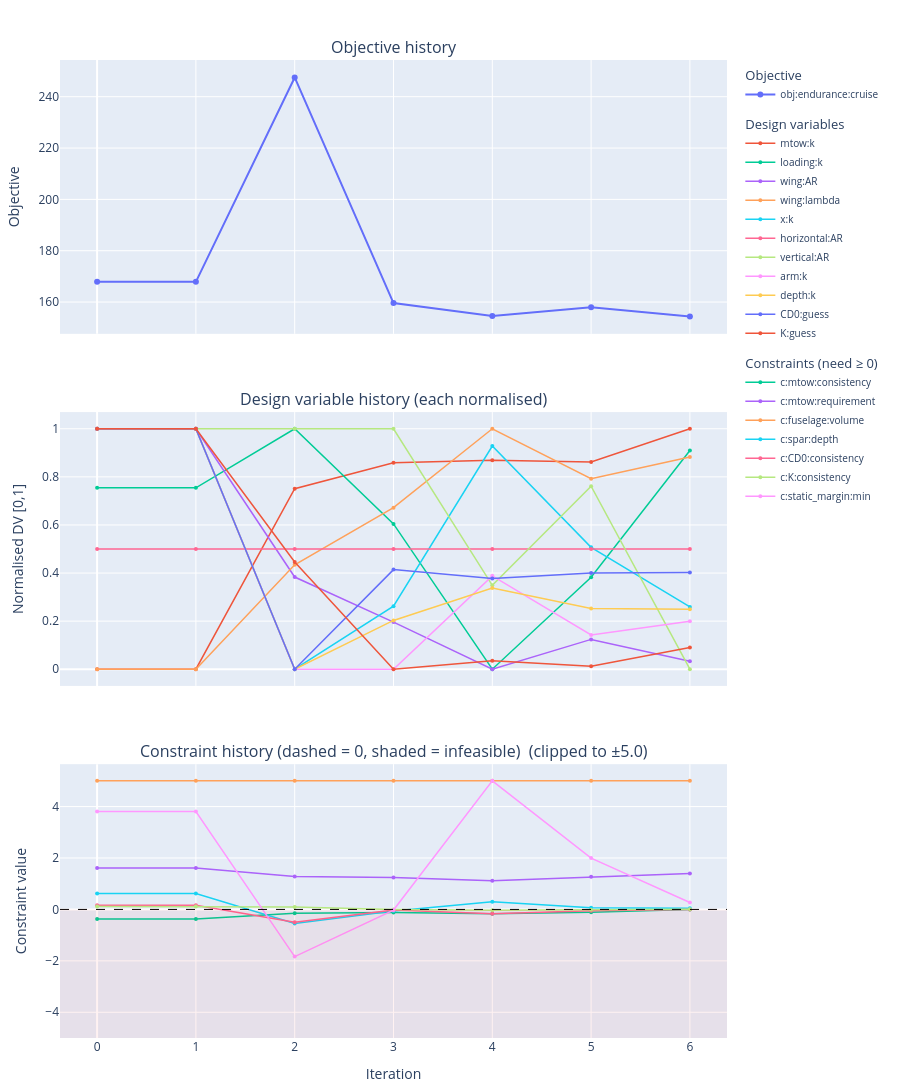

Notebook cell for this chart:
### Code cell
# fig = plot_iteration_log("./workdir/optim_log.csv")
# fig.show()
from fastuav.utils.sql_to_csv import sql_to_csv

df = sql_to_csv(
    "./workdir/optim_log_cases.sql",
    "./workdir/optim_log.csv",
    configuration_file="./data/configurations/fixedwing_mdo_NonPropu_Thin.yaml",
)
df.tail()

from fastuav.utils.optim_iteration_logger import (
    optimize_problem_with_logging,
    plot_iteration_log_interactive,
)

# ... run optimization as before ...

# Interactive version (returns a plotly figure):
fig = plot_iteration_log_interactive("./workdir/optim_log.csv")
fig.show()

### Figure 1 — Plotly figure (JSON) as saved in the notebook; plotly's stock layout.template omitted (floating-point values rounded to 4 significant figures)
{"data": [{"legendgroup": "obj", "legendgrouptitle": {"text": "Objective"}, "marker": {"size": 6}, "mode": "lines+markers", "name": "obj:endurance:cruise", "type": "scatter", "x": [0, 1, 2, 3, 4, 5, 6], "xaxis": "x", "y": [167.9, 167.9, 247.5, 159.6, 154.6, 158.0, 154.4], "yaxis": "y"}, {"hoverinfo": "text", "hovertext": ["mtow:k<br>iter 0: 2.0022", "mtow:k<br>iter 1: 2.0022", "mtow:k<br>iter 2: 3.1072", "mtow:k<br>iter 3: 3.2654", "mtow:k<br>iter 4: 3.2808", "mtow:k<br>iter 5: 3.2711", "mtow:k<br>iter 6: 3.4739"], "legendgroup": "dv", "legendgrouptitle": {"text": "Design variables"}, "line": {"width": 1.5}, "marker": {"size": 4}, "mode": "lines+markers", "name": "mtow:k", "type": "scatter", "x": [0, 1, 2, 3, 4, 5, 6], "xaxis": "x2", "y": [0.0, 0.0, 0.7509, 0.8583, 0.8688, 0.8622, 1.0], "yaxis": "y2"}, {"hoverinfo": "text", "hovertext": ["loading:k<br>iter 0: 0.955", "loading:k<br>iter 1: 0.955", "loading:k<br>iter 2: 1", "loading:k<br>iter 3: 0.92756", "loading:k<br>iter 4: 0.81685", "loading:k<br>iter 5: 0.8869", "loading:k<br>iter 6: 0.9834"], "legendgroup": "dv", "legendgrouptitle": {"text": "Design variables"}, "line": {"width": 1.5}, "marker": {"size": 4}, "mode": "lines+markers", "name": "loading:k", "type": "scatter", "x": [0, 1, 2, 3, 4, 5, 6], "xaxis": "x2", "y": [0.7543, 0.7543, 1.0, 0.6045, 0.0, 0.3825, 0.9094], "yaxis": "y2"}, {"hoverinfo": "text", "hovertext": ["wing:AR<br>iter 0: 8.6", "wing:AR<br>iter 1: 8.6", "wing:AR<br>iter 2: 8.5863", "wing:AR<br>iter 3: 8.5821", "wing:AR<br>iter 4: 8.5778", "wing:AR<br>iter 5: 8.5805", "wing:AR<br>iter 6: 8.5785"], "legendgroup": "dv", "legendgrouptitle": {"text": "Design variables"}, "line": {"width": 1.5}, "marker": {"size": 4}, "mode": "lines+markers", "name": "wing:AR", "type": "scatter", "x": [0, 1, 2, 3, 4, 5, 6], "xaxis": "x2", "y": [1.0, 1.0, 0.3834, 0.196, 0.0, 0.124, 0.03334], "yaxis": "y2"}, {"hoverinfo": "text", "hovertext": ["wing:lambda<br>iter 0: 0.57708", "wing:lambda<br>iter 1: 0.57708", "wing:lambda<br>iter 2: 0.73386", "wing:lambda<br>iter 3: 0.81956", "wing:lambda<br>iter 4: 0.93804", "wing:lambda<br>iter 5: 0.86307", "wing:lambda<br>iter 6: 0.89572"], "legendgroup": "dv", "legendgrouptitle": {"text": "Design variables"}, "line": {"width": 1.5}, "marker": {"size": 4}, "mode": "lines+markers", "name": "wing:lambda", "type": "scatter", "x": [0, 1, 2, 3, 4, 5, 6], "xaxis": "x2", "y": [0.0, 0.0, 0.4343, 0.6718, 1.0, 0.7923, 0.8828], "yaxis": "y2"}, {"hoverinfo": "text", "hovertext": ["x:k<br>iter 0: 0.9505", "x:k<br>iter 1: 0.9505", "x:k<br>iter 2: 0.64289", "x:k<br>iter 3: 0.72355", "x:k<br>iter 4: 0.92843", "x:k<br>iter 5: 0.7988", "x:k<br>iter 6: 0.72262"], "legendgroup": "dv", "legendgrouptitle": {"text": "Design variables"}, "line": {"width": 1.5}, "marker": {"size": 4}, "mode": "lines+markers", "name": "x:k", "type": "scatter", "x": [0, 1, 2, 3, 4, 5, 6], "xaxis": "x2", "y": [1.0, 1.0, 0.0, 0.2622, 0.9282, 0.5068, 0.2592], "yaxis": "y2"}, {"hoverinfo": "text", "hovertext": ["horizontal:AR<br>iter 0: 6", "horizontal:AR<br>iter 1: 6", "horizontal:AR<br>iter 2: 6", "horizontal:AR<br>iter 3: 6", "horizontal:AR<br>iter 4: 6", "horizontal:AR<br>iter 5: 6", "horizontal:AR<br>iter 6: 6"], "legendgroup": "dv", "legendgrouptitle": {"text": "Design variables"}, "line": {"width": 1.5}, "marker": {"size": 4}, "mode": "lines+markers", "name": "horizontal:AR", "type": "scatter", "x": [0, 1, 2, 3, 4, 5, 6], "xaxis": "x2", "y": [0.5, 0.5, 0.5, 0.5, 0.5, 0.5, 0.5], "yaxis": "y2"}, {"hoverinfo": "text", "hovertext": ["vertical:AR<br>iter 0: 4", "vertical:AR<br>iter 1: 4", "vertical:AR<br>iter 2: 4", "vertical:AR<br>iter 3: 4", "vertical:AR<br>iter 4: 4", "vertical:AR<br>iter 5: 4", "vertical:AR<br>iter 6: 4"], "legendgroup": "dv", "legendgrouptitle": {"text": "Design variables"}, "line": {"width": 1.5}, "marker": {"size": 4}, "mode": "lines+markers", "name": "vertical:AR", "type": "scatter", "x": [0, 1, 2, 3, 4, 5, 6], "xaxis": "x2", "y": [1.0, 1.0, 1.0, 1.0, 0.3491, 0.7609, 0.0], "yaxis": "y2"}, {"hoverinfo": "text", "hovertext": ["arm:k<br>iter 0: 0.64754", "arm:k<br>iter 1: 0.64754", "arm:k<br>iter 2: 0.15", "arm:k<br>iter 3: 0.15", "arm:k<br>iter 4: 0.34317", "arm:k<br>iter 5: 0.22094", "arm:k<br>iter 6: 0.24908"], "legendgroup": "dv", "legendgrouptitle": {"text": "Design variables"}, "line": {"width": 1.5}, "marker": {"size": 4}, "mode": "lines+markers", "name": "arm:k", "type": "scatter", "x": [0, 1, 2, 3, 4, 5, 6], "xaxis": "x2", "y": [1.0, 1.0, 0.0, 1.004e-15, 0.3882, 0.1426, 0.1991], "yaxis": "y2"}, {"hoverinfo": "text", "hovertext": ["depth:k<br>iter 0: 0.09474", "depth:k<br>iter 1: 0.09474", "depth:k<br>iter 2: 0.01", "depth:k<br>iter 3: 0.0272", "depth:k<br>iter 4: 0.0386", "depth:k<br>iter 5: 0.031386", "depth:k<br>iter 6: 0.031113"], "legendgroup": "dv", "legendgrouptitle": {"text": "Design variables"}, "line": {"width": 1.5}, "marker": {"size": 4}, "mode": "lines+markers", "name": "depth:k", "type": "scatter", "x": [0, 1, 2, 3, 4, 5, 6], "xaxis": "x2", "y": [1.0, 1.0, 0.0, 0.203, 0.3375, 0.2524, 0.2492], "yaxis": "y2"}, {"hoverinfo": "text", "hovertext": ["CD0:guess<br>iter 0: 0.057", "CD0:guess<br>iter 1: 0.057", "CD0:guess<br>iter 2: 0.016495", "CD0:guess<br>iter 3: 0.033276", "CD0:guess<br>iter 4: 0.031762", "CD0:guess<br>iter 5: 0.03272", "CD0:guess<br>iter 6: 0.032782"], "legendgroup": "dv", "legendgrouptitle": {"text": "Design variables"}, "line": {"width": 1.5}, "marker": {"size": 4}, "mode": "lines+markers", "name": "CD0:guess", "type": "scatter", "x": [0, 1, 2, 3, 4, 5, 6], "xaxis": "x2", "y": [1.0, 1.0, 0.0, 0.4143, 0.3769, 0.4006, 0.4021], "yaxis": "y2"}, {"hoverinfo": "text", "hovertext": ["K:guess<br>iter 0: 0.05", "K:guess<br>iter 1: 0.05", "K:guess<br>iter 2: 0.045052", "K:guess<br>iter 3: 0.04107", "K:guess<br>iter 4: 0.041382", "K:guess<br>iter 5: 0.041185", "K:guess<br>iter 6: 0.041874"], "legendgroup": "dv", "legendgrouptitle": {"text": "Design variables"}, "line": {"width": 1.5}, "marker": {"size": 4}, "mode": "lines+markers", "name": "K:guess", "type": "scatter", "x": [0, 1, 2, 3, 4, 5, 6], "xaxis": "x2", "y": [1.0, 1.0, 0.4459, 0.0, 0.03492, 0.01283, 0.09004], "yaxis": "y2"}, {"hoverinfo": "text", "hovertext": ["c:mtow:consistency<br>iter 0: -0.37192", "c:mtow:consistency<br>iter 1: -0.37192", "c:mtow:consistency<br>iter 2: -0.14992", "c:mtow:consistency<br>iter 3: -0.12062", "c:mtow:consistency<br>iter 4: -0.16708", "c:mtow:consistency<br>iter 5: -0.10835", "c:mtow:consistency<br>iter 6: -0.00013865"], "legendgroup": "cn", "legendgrouptitle": {"text": "Constraints (need ≥ 0)"}, "line": {"dash": "solid", "width": 1.5}, "marker": {"size": 4}, "mode": "lines+markers", "name": "c:mtow:consistency", "type": "scatter", "x": [0, 1, 2, 3, 4, 5, 6], "xaxis": "x3", "y": [-0.3719, -0.3719, -0.1499, -0.1206, -0.1671, -0.1084, -0.0001387], "yaxis": "y3"}, {"hoverinfo": "text", "hovertext": ["c:mtow:requirement<br>iter 0: +1.6141", "c:mtow:requirement<br>iter 1: +1.6141", "c:mtow:requirement<br>iter 2: +1.2798", "c:mtow:requirement<br>iter 3: +1.2442", "c:mtow:requirement<br>iter 4: +1.1156", "c:mtow:requirement<br>iter 5: +1.2716", "c:mtow:requirement<br>iter 6: +1.3985"], "legendgroup": "cn", "legendgrouptitle": {"text": "Constraints (need ≥ 0)"}, "line": {"dash": "solid", "width": 1.5}, "marker": {"size": 4}, "mode": "lines+markers", "name": "c:mtow:requirement", "type": "scatter", "x": [0, 1, 2, 3, 4, 5, 6], "xaxis": "x3", "y": [1.614, 1.614, 1.28, 1.244, 1.116, 1.272, 1.399], "yaxis": "y3"}, {"hoverinfo": "text", "hovertext": ["c:fuselage:volume<br>iter 0: +18.86", "c:fuselage:volume<br>iter 1: +18.86", "c:fuselage:volume<br>iter 2: +6.4785", "c:fuselage:volume<br>iter 3: +10.74", "c:fuselage:volume<br>iter 4: +32.437", "c:fuselage:volume<br>iter 5: +16.604", "c:fuselage:volume<br>iter 6: +12.681"], "legendgroup": "cn", "legendgrouptitle": {"text": "Constraints (need ≥ 0)"}, "line": {"dash": "solid", "width": 1.5}, "marker": {"size": 4}, "mode": "lines+markers", "name": "c:fuselage:volume", "type": "scatter", "x": [0, 1, 2, 3, 4, 5, 6], "xaxis": "x3", "y": [5.0, 5.0, 5.0, 5.0, 5.0, 5.0, 5.0], "yaxis": "y3"}, {"hoverinfo": "text", "hovertext": ["c:spar:depth<br>iter 0: +0.62002", "c:spar:depth<br>iter 1: +0.62002", "c:spar:depth<br>iter 2: -0.54733", "c:spar:depth<br>iter 3: -0.064491", "c:spar:depth<br>iter 4: +0.29574", "c:spar:depth<br>iter 5: +0.065685", "c:spar:depth<br>iter 6: +0.042395"], "legendgroup": "cn", "legendgrouptitle": {"text": "Constraints (need ≥ 0)"}, "line": {"dash": "solid", "width": 1.5}, "marker": {"size": 4}, "mode": "lines+markers", "name": "c:spar:depth", "type": "scatter", "x": [0, 1, 2, 3, 4, 5, 6], "xaxis": "x3", "y": [0.62, 0.62, -0.5473, -0.06449, 0.2957, 0.06568, 0.0424], "yaxis": "y3"}, {"hoverinfo": "text", "hovertext": ["c:CD0:consistency<br>iter 0: +0.16304", "c:CD0:consistency<br>iter 1: +0.16304", "c:CD0:consistency<br>iter 2: -0.49524", "c:CD0:consistency<br>iter 3: -0.018561", "c:CD0:consistency<br>iter 4: -0.1722", "c:CD0:consistency<br>iter 5: -0.048602", "c:CD0:consistency<br>iter 6: +1.96e-05"], "legendgroup": "cn", "legendgrouptitle": {"text": "Constraints (need ≥ 0)"}, "line": {"dash": "solid", "width": 1.5}, "marker": {"size": 4}, "mode": "lines+markers", "name": "c:CD0:consistency", "type": "scatter", "x": [0, 1, 2, 3, 4, 5, 6], "xaxis": "x3", "y": [0.163, 0.163, -0.4952, -0.01856, -0.1722, -0.0486, 1.96e-05], "yaxis": "y3"}, {"hoverinfo": "text", "hovertext": ["c:K:consistency<br>iter 0: +0.10982", "c:K:consistency<br>iter 1: +0.10982", "c:K:consistency<br>iter 2: +0.096961", "c:K:consistency<br>iter 3: -0.0075363", "c:K:consistency<br>iter 4: -0.034454", "c:K:consistency<br>iter 5: -0.016465", "c:K:consistency<br>iter 6: +0.0036283"], "legendgroup": "cn", "legendgrouptitle": {"text": "Constraints (need ≥ 0)"}, "line": {"dash": "solid", "width": 1.5}, "marker": {"size": 4}, "mode": "lines+markers", "name": "c:K:consistency", "type": "scatter", "x": [0, 1, 2, 3, 4, 5, 6], "xaxis": "x3", "y": [0.1098, 0.1098, 0.09696, -0.007536, -0.03445, -0.01647, 0.003628], "yaxis": "y3"}, {"hoverinfo": "text", "hovertext": ["c:static_margin:min<br>iter 0: +3.8084", "c:static_margin:min<br>iter 1: +3.8084", "c:static_margin:min<br>iter 2: -1.8345", "c:static_margin:min<br>iter 3: -0.025097", "c:static_margin:min<br>iter 4: +6.3796", "c:static_margin:min<br>iter 5: +1.9974", "c:static_margin:min<br>iter 6: +0.26974"], "legendgroup": "cn", "legendgrouptitle": {"text": "Constraints (need ≥ 0)"}, "line": {"dash": "solid", "width": 1.5}, "marker": {"size": 4}, "mode": "lines+markers", "name": "c:static_margin:min", "type": "scatter", "x": [0, 1, 2, 3, 4, 5, 6], "xaxis": "x3", "y": [3.808, 3.808, -1.835, -0.0251, 5.0, 1.997, 0.2697], "yaxis": "y3"}], "layout": {"annotations": [{"font": {"size": 16}, "showarrow": false, "text": "Objective history", "x": 0.5, "xanchor": "center", "xref": "paper", "y": 1, "yanchor": "bottom", "yref": "paper"}, {"font": {"size": 16}, "showarrow": false, "text": "Design variable history (each normalised)", "x": 0.5, "xanchor": "center", "xref": "paper", "y": 0.64, "yanchor": "bottom", "yref": "paper"}, {"font": {"size": 16}, "showarrow": false, "text": "Constraint history (dashed = 0, shaded = infeasible)  (clipped to ±5.0)", "x": 0.5, "xanchor": "center", "xref": "paper", "y": 0.28, "yanchor": "bottom", "yref": "paper"}], "height": 1140, "hovermode": "closest", "legend": {"bgcolor": "rgba(255,255,255,0.85)", "font": {"size": 10}, "groupclick": "toggleitem"}, "margin": {"b": 40, "l": 60, "r": 40, "t": 60}, "shapes": [{"line": {"color": "black", "dash": "dash", "width": 1}, "type": "line", "x0": 0, "x1": 1, "xref": "x3 domain", "y0": 0, "y1": 0, "yref": "y3"}, {"fillcolor": "red", "line": {"width": 0}, "opacity": 0.05, "type": "rect", "x0": 0, "x1": 1, "xref": "x3 domain", "y0": -5, "y1": 0, "yref": "y3"}], "xaxis": {"anchor": "y", "domain": [0, 1], "matches": "x3", "showticklabels": false}, "xaxis2": {"anchor": "y2", "domain": [0, 1], "matches": "x3", "showticklabels": false}, "xaxis3": {"anchor": "y3", "domain": [0, 1], "title": {"text": "Iteration"}}, "yaxis": {"anchor": "x", "domain": [0.72, 1], "title": {"text": "Objective"}}, "yaxis2": {"anchor": "x2", "domain": [0.36, 0.64], "title": {"text": "Normalised DV [0,1]"}}, "yaxis3": {"anchor": "x3", "domain": [0, 0.28], "title": {"text": "Constraint value"}}}}
